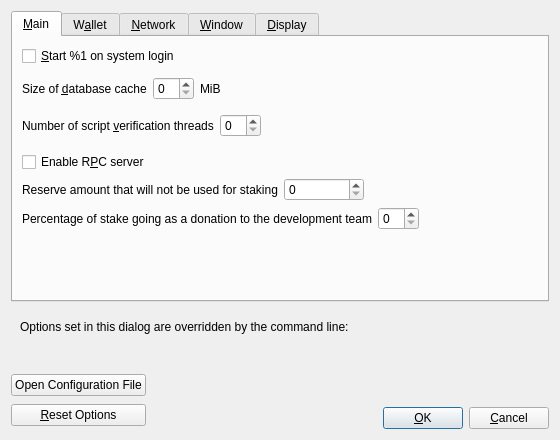
<?xml version="1.0" encoding="UTF-8"?>
<ui version="4.0">
 <class>OptionsDialog</class>
 <widget class="QDialog" name="OptionsDialog">
  <property name="geometry">
   <rect>
    <x>0</x>
    <y>0</y>
    <width>560</width>
    <height>440</height>
   </rect>
  </property>
  <property name="windowTitle">
   <string>Options</string>
  </property>
  <property name="modal">
   <bool>true</bool>
  </property>
  <layout class="QVBoxLayout" name="verticalLayout">
   <item>
    <widget class="QTabWidget" name="tabWidget">
     <property name="currentIndex">
      <number>0</number>
     </property>
     <widget class="QWidget" name="tabMain">
      <attribute name="title">
       <string>&amp;Main</string>
      </attribute>
      <layout class="QVBoxLayout" name="verticalLayout_Main">
       <item>
        <widget class="QCheckBox" name="bitcoinAtStartup">
         <property name="toolTip">
          <string>Automatically start %1 after logging in to the system.</string>
         </property>
         <property name="text">
          <string>&amp;Start %1 on system login</string>
         </property>
        </widget>
       </item>
       <item>
        <spacer name="horizontalSpacer_0_Main">
         <property name="orientation">
          <enum>Qt::Horizontal</enum>
         </property>
         <property name="sizeHint" stdset="0">
          <size>
           <width>40</width>
           <height>5</height>
          </size>
         </property>
        </spacer>
       </item>
       <item>
        <layout class="QHBoxLayout" name="horizontalLayout_2_Main">
         <item>
          <widget class="QLabel" name="databaseCacheLabel">
           <property name="toolTip">
            <string extracomment="Tooltip text for Options window setting that sets the size of the database cache. Explains the corresponding effects of increasing/decreasing this value.">Maximum database cache size. A larger cache can contribute to faster sync, after which the benefit is less pronounced for most use cases. Lowering the cache size will reduce memory usage. Unused mempool memory is shared for this cache.</string>
           </property>
           <property name="text">
            <string>Size of &amp;database cache</string>
           </property>
           <property name="textFormat">
            <enum>Qt::PlainText</enum>
           </property>
           <property name="buddy">
            <cstring>databaseCache</cstring>
           </property>
          </widget>
         </item>
         <item>
          <widget class="QSpinBox" name="databaseCache"/>
         </item>
         <item>
          <widget class="QLabel" name="databaseCacheUnitLabel">
           <property name="text">
            <string>MiB</string>
           </property>
           <property name="textFormat">
            <enum>Qt::PlainText</enum>
           </property>
          </widget>
         </item>
         <item>
          <spacer name="horizontalSpacer_2_Main">
           <property name="orientation">
            <enum>Qt::Horizontal</enum>
           </property>
           <property name="sizeHint" stdset="0">
            <size>
             <width>40</width>
             <height>20</height>
            </size>
           </property>
          </spacer>
         </item>
        </layout>
       </item>
       <item>
        <layout class="QHBoxLayout" name="horizontalLayout_Main_VerifyLabel">
         <item>
          <widget class="QLabel" name="threadsScriptVerifLabel">
           <property name="toolTip">
            <string extracomment="Tooltip text for Options window setting that sets the number of script verification threads. Explains that negative values mean to leave these many cores free to the system.">Set the number of script verification threads. Negative values correspond to the number of cores you want to leave free to the system.</string>
           </property>
           <property name="text">
            <string>Number of script &amp;verification threads</string>
           </property>
           <property name="textFormat">
            <enum>Qt::PlainText</enum>
           </property>
           <property name="buddy">
            <cstring>threadsScriptVerif</cstring>
           </property>
          </widget>
         </item>
         <item>
          <widget class="QSpinBox" name="threadsScriptVerif">
           <property name="toolTip">
            <string>(0 = auto, &lt;0 = leave that many cores free)</string>
           </property>
          </widget>
         </item>
         <item>
          <spacer name="horizontalSpacer_Main_Threads">
           <property name="orientation">
            <enum>Qt::Horizontal</enum>
           </property>
           <property name="sizeHint" stdset="0">
            <size>
             <width>40</width>
             <height>40</height>
            </size>
           </property>
          </spacer>
         </item>
        </layout>
       </item>
       <item>
       <widget class="QCheckBox" name="enableServer">
         <property name="toolTip">
          <string extracomment="Tooltip text for Options window setting that enables the RPC server.">This allows you or a third party tool to communicate with the node through command-line and JSON-RPC commands.</string>
         </property>
         <property name="text">
          <string extracomment="An Options window setting to enable the RPC server.">Enable R&amp;PC server</string>
         </property>
        </widget>
       </item>
       <item>
        <layout class="QHBoxLayout" name="horizontalLayout_Main_ReserveBalanceLabel">
         <item>
          <widget class="QLabel" name="reserveBalanceLabel">
           <property name="text">
            <string>Reserve amount that will not be used for staking</string>
           </property>
           <property name="textFormat">
            <enum>Qt::PlainText</enum>
           </property>
           <property name="buddy">
            <cstring>reserveBalance</cstring>
           </property>
          </widget>
         </item>
         <item>
          <widget class="BitcoinAmountField" name="reserveBalance">
           <property name="sizePolicy">
             <sizepolicy hsizetype="Fixed" vsizetype="Fixed">
             <horstretch>0</horstretch>
             <verstretch>0</verstretch>
             </sizepolicy>
           </property>
           <property name="minimumSize">
             <size>
             <width>80</width>
             <height>0</height>
             </size>
           </property>
           <property name="maximumSize">
             <size>
             <width>1000</width>
             <height>100</height>
             </size>
           </property>
           <property name="toolTip">
            <string>Reserve amount that will not be used for staking</string>
           </property>
          </widget>
         </item>
         <item>
          <spacer name="horizontalSpacer_Main_ReserveBalance">
           <property name="orientation">
            <enum>Qt::Horizontal</enum>
           </property>
           <property name="sizeHint" stdset="0">
            <size>
             <width>40</width>
             <height>20</height>
            </size>
           </property>
          </spacer>
         </item>
        </layout>
       </item>
       <item>
        <layout class="QHBoxLayout" name="horizontalLayout_Main_DonationsLabel">
         <item>
          <widget class="QLabel" name="donationPercentageLabel">
           <property name="text">
            <string>Percentage of stake going as a donation to the development team</string>
           </property>
           <property name="textFormat">
            <enum>Qt::PlainText</enum>
           </property>
           <property name="buddy">
            <cstring>donationPercentage</cstring>
           </property>
          </widget>
         </item>
         <item>
          <widget class="QSpinBox" name="donationPercentage">
           <property name="toolTip">
            <string>(set preferrable value in %)</string>
           </property>
          </widget>
         </item>
         <item>
          <spacer name="horizontalSpacer_Main_Donations">
           <property name="orientation">
            <enum>Qt::Horizontal</enum>
           </property>
           <property name="sizeHint" stdset="0">
            <size>
             <width>40</width>
             <height>20</height>
            </size>
           </property>
          </spacer>
         </item>
        </layout>
       </item>
       <item>
        <spacer name="verticalSpacer_Main">
         <property name="orientation">
          <enum>Qt::Vertical</enum>
         </property>
         <property name="sizeHint" stdset="0">
          <size>
           <width>20</width>
           <height>40</height>
          </size>
         </property>
        </spacer>
       </item>
      </layout>
     </widget>
     <widget class="QWidget" name="tabWallet">
      <attribute name="title">
       <string>W&amp;allet</string>
      </attribute>
      <layout class="QVBoxLayout" name="verticalLayout_Wallet">
       <item>
        <widget class="QCheckBox" name="subFeeFromAmount">
         <property name="toolTip">
          <string extracomment="Tooltip text for Options window setting that sets subtracting the fee from a sending amount as default.">Whether to set subtract fee from amount as default or not.</string>
         </property>
         <property name="text">
          <string extracomment="An Options window setting to set subtracting the fee from a sending amount as default.">Subtract &amp;fee from amount by default</string>
         </property>
        </widget>
       </item>
       <item>
        <widget class="QGroupBox" name="groupBox">
         <property name="title">
          <string>Expert</string>
         </property>
         <layout class="QVBoxLayout" name="verticalLayout_2">
          <item>
           <widget class="QCheckBox" name="coinControlFeatures">
            <property name="toolTip">
             <string>Whether to show coin control features or not.</string>
            </property>
            <property name="text">
             <string>Enable coin &amp;control features</string>
            </property>
           </widget>
          </item>
          <item>
           <widget class="QCheckBox" name="spendZeroConfChange">
            <property name="toolTip">
             <string>If you disable the spending of unconfirmed change, the change from a transaction cannot be used until that transaction has at least one confirmation. This also affects how your balance is computed.</string>
            </property>
            <property name="text">
             <string>&amp;Spend unconfirmed change</string>
            </property>
           </widget>
          </item>
          <item>
           <widget class="QCheckBox" name="m_enable_psbt_controls">
            <property name="text">
             <string extracomment="An options window setting to enable PSBT controls.">Enable &amp;PSBT controls</string>
            </property>
            <property name="toolTip">
             <string extracomment="Tooltip text for options window setting that enables PSBT controls.">Whether to show PSBT controls.</string>
            </property>
           </widget>
          </item>
         </layout>
        </widget>
       </item>
       <item>
        <widget class="QGroupBox" name="groupBoxHww">
         <property name="title">
          <string>External Signer (e.g. hardware wallet)</string>
         </property>
         <layout class="QVBoxLayout" name="verticalLayoutHww">
          <item>
           <layout class="QHBoxLayout" name="horizontalLayoutHww">
            <item>
             <widget class="QLabel" name="externalSignerPathLabel">
              <property name="text">
               <string>&amp;External signer script path</string>
              </property>
              <property name="buddy">
               <cstring>externalSignerPath</cstring>
              </property>
             </widget>
            </item>
            <item>
             <widget class="QLineEdit" name="externalSignerPath">
              <property name="toolTip">
               <string>Full path to a %1 compatible script (e.g. C:\Downloads\hwi.exe or /Users/you/Downloads/hwi.py). Beware: malware can steal your coins!</string>
              </property>
             </widget>
            </item>
           </layout>
          </item>
         </layout>
        </widget>
       </item>
       <item>
        <spacer name="verticalSpacer_Wallet">
         <property name="orientation">
          <enum>Qt::Vertical</enum>
         </property>
         <property name="sizeHint" stdset="0">
          <size>
           <width>20</width>
           <height>40</height>
          </size>
         </property>
        </spacer>
       </item>
      </layout>
     </widget>
     <widget class="QWidget" name="tabNetwork">
      <attribute name="title">
       <string>&amp;Network</string>
      </attribute>
      <layout class="QVBoxLayout" name="verticalLayout_Network">
       <item>
        <widget class="QCheckBox" name="mapPortUpnp">
         <property name="toolTip">
          <string>Automatically open the Blackcoin client port on the router. This only works when your router supports UPnP and it is enabled.</string>
         </property>
         <property name="text">
          <string>Map port using &amp;UPnP</string>
         </property>
        </widget>
       </item>
       <item>
        <widget class="QCheckBox" name="mapPortNatpmp">
         <property name="toolTip">
          <string>Automatically open the Blackcoin client port on the router. This only works when your router supports NAT-PMP and it is enabled. The external port could be random.</string>
         </property>
         <property name="text">
          <string>Map port using NA&amp;T-PMP</string>
         </property>
        </widget>
       </item>
       <item>
        <widget class="QCheckBox" name="allowIncoming">
         <property name="toolTip">
          <string>Accept connections from outside.</string>
         </property>
         <property name="text">
          <string>Allow incomin&amp;g connections</string>
         </property>
        </widget>
       </item>
       <item>
        <widget class="QCheckBox" name="connectSocks">
         <property name="toolTip">
          <string>Connect to the Blackcoin network through a SOCKS5 proxy.</string>
         </property>
         <property name="text">
          <string>&amp;Connect through SOCKS5 proxy (default proxy):</string>
         </property>
        </widget>
       </item>
       <item>
        <layout class="QHBoxLayout" name="horizontalLayout_1_Network">
         <item>
          <widget class="QLabel" name="proxyIpLabel">
           <property name="text">
            <string>Proxy &amp;IP:</string>
           </property>
           <property name="textFormat">
            <enum>Qt::PlainText</enum>
           </property>
           <property name="buddy">
            <cstring>proxyIp</cstring>
           </property>
          </widget>
         </item>
         <item>
          <widget class="QValidatedLineEdit" name="proxyIp">
           <property name="minimumSize">
            <size>
             <width>140</width>
             <height>0</height>
            </size>
           </property>
           <property name="maximumSize">
            <size>
             <width>140</width>
             <height>16777215</height>
            </size>
           </property>
           <property name="toolTip">
            <string>IP address of the proxy (e.g. IPv4: 127.0.0.1 / IPv6: ::1)</string>
           </property>
          </widget>
         </item>
         <item>
          <widget class="QLabel" name="proxyPortLabel">
           <property name="text">
            <string>&amp;Port:</string>
           </property>
           <property name="textFormat">
            <enum>Qt::PlainText</enum>
           </property>
           <property name="buddy">
            <cstring>proxyPort</cstring>
           </property>
          </widget>
         </item>
         <item>
          <widget class="QLineEdit" name="proxyPort">
           <property name="minimumSize">
            <size>
             <width>55</width>
             <height>0</height>
            </size>
           </property>
           <property name="maximumSize">
            <size>
             <width>55</width>
             <height>16777215</height>
            </size>
           </property>
           <property name="toolTip">
            <string>Port of the proxy (e.g. 9050)</string>
           </property>
          </widget>
         </item>
         <item>
          <spacer name="horizontalSpacer_1_Network">
           <property name="orientation">
            <enum>Qt::Horizontal</enum>
           </property>
           <property name="sizeHint" stdset="0">
            <size>
             <width>40</width>
             <height>20</height>
            </size>
           </property>
          </spacer>
         </item>
        </layout>
       </item>
       <item>
        <layout class="QHBoxLayout" name="horizontalLayout_2_Network">
         <item>
          <widget class="QLabel" name="proxyActiveNets">
           <property name="text">
            <string>Used for reaching peers via:</string>
           </property>
           <property name="textFormat">
            <enum>Qt::PlainText</enum>
           </property>
          </widget>
         </item>
         <item>
          <widget class="QCheckBox" name="proxyReachIPv4">
           <property name="enabled">
            <bool>false</bool>
           </property>
           <property name="toolTip">
            <string>Shows if the supplied default SOCKS5 proxy is used to reach peers via this network type.</string>
           </property>
           <property name="text">
            <string/>
           </property>
          </widget>
         </item>
         <item>
          <widget class="QLabel" name="proxyReachIPv4Label">
           <property name="text">
            <string>IPv4</string>
           </property>
           <property name="textFormat">
            <enum>Qt::PlainText</enum>
           </property>
          </widget>
         </item>
         <item>
          <widget class="QCheckBox" name="proxyReachIPv6">
           <property name="enabled">
            <bool>false</bool>
           </property>
           <property name="toolTip">
            <string>Shows if the supplied default SOCKS5 proxy is used to reach peers via this network type.</string>
           </property>
           <property name="text">
            <string/>
           </property>
          </widget>
         </item>
         <item>
          <widget class="QLabel" name="proxyReachIPv6Label">
           <property name="text">
            <string>IPv6</string>
           </property>
           <property name="textFormat">
            <enum>Qt::PlainText</enum>
           </property>
          </widget>
         </item>
         <item>
          <widget class="QCheckBox" name="proxyReachTor">
           <property name="enabled">
            <bool>false</bool>
           </property>
           <property name="toolTip">
            <string>Shows if the supplied default SOCKS5 proxy is used to reach peers via this network type.</string>
           </property>
           <property name="text">
            <string/>
           </property>
          </widget>
         </item>
         <item>
          <widget class="QLabel" name="proxyReachTorLabel">
           <property name="text">
            <string>Tor</string>
           </property>
           <property name="textFormat">
            <enum>Qt::PlainText</enum>
           </property>
          </widget>
         </item>
         <item>
          <spacer name="horizontalSpacer_2_Network">
           <property name="orientation">
            <enum>Qt::Horizontal</enum>
           </property>
           <property name="sizeHint" stdset="0">
            <size>
             <width>40</width>
             <height>20</height>
            </size>
           </property>
          </spacer>
         </item>
        </layout>
       </item>
       <item>
        <widget class="QCheckBox" name="connectSocksTor">
         <property name="toolTip">
          <string>Connect to the Blackcoin network through a separate SOCKS5 proxy for Tor onion services.</string>
         </property>
         <property name="text">
          <string>Use separate SOCKS&amp;5 proxy to reach peers via Tor onion services:</string>
         </property>
        </widget>
       </item>
       <item>
        <layout class="QHBoxLayout" name="horizontalLayout_3_Network">
         <item>
          <widget class="QLabel" name="proxyIpTorLabel">
           <property name="text">
            <string>Proxy &amp;IP:</string>
           </property>
           <property name="textFormat">
            <enum>Qt::PlainText</enum>
           </property>
           <property name="buddy">
            <cstring>proxyIpTor</cstring>
           </property>
          </widget>
         </item>
         <item>
          <widget class="QValidatedLineEdit" name="proxyIpTor">
           <property name="minimumSize">
            <size>
             <width>140</width>
             <height>0</height>
            </size>
           </property>
           <property name="maximumSize">
            <size>
             <width>140</width>
             <height>16777215</height>
            </size>
           </property>
           <property name="toolTip">
            <string>IP address of the proxy (e.g. IPv4: 127.0.0.1 / IPv6: ::1)</string>
           </property>
          </widget>
         </item>
         <item>
          <widget class="QLabel" name="proxyPortTorLabel">
           <property name="text">
            <string>&amp;Port:</string>
           </property>
           <property name="textFormat">
            <enum>Qt::PlainText</enum>
           </property>
           <property name="buddy">
            <cstring>proxyPortTor</cstring>
           </property>
          </widget>
         </item>
         <item>
          <widget class="QLineEdit" name="proxyPortTor">
           <property name="minimumSize">
            <size>
             <width>55</width>
             <height>0</height>
            </size>
           </property>
           <property name="maximumSize">
            <size>
             <width>55</width>
             <height>16777215</height>
            </size>
           </property>
           <property name="toolTip">
            <string>Port of the proxy (e.g. 9050)</string>
           </property>
          </widget>
         </item>
         <item>
          <spacer name="horizontalSpacer_4_Network">
           <property name="orientation">
            <enum>Qt::Horizontal</enum>
           </property>
           <property name="sizeHint" stdset="0">
            <size>
             <width>40</width>
             <height>20</height>
            </size>
           </property>
          </spacer>
         </item>
        </layout>
       </item>
       <item>
        <spacer name="verticalSpacer_Network">
         <property name="orientation">
          <enum>Qt::Vertical</enum>
         </property>
         <property name="sizeHint" stdset="0">
          <size>
           <width>20</width>
           <height>40</height>
          </size>
         </property>
        </spacer>
       </item>
      </layout>
     </widget>
     <widget class="QWidget" name="tabWindow">
      <attribute name="title">
       <string>&amp;Window</string>
      </attribute>
      <layout class="QVBoxLayout" name="verticalLayout_Window">
       <item>
        <widget class="QCheckBox" name="showTrayIcon">
         <property name="toolTip">
          <string>Show the icon in the system tray.</string>
         </property>
         <property name="text">
          <string>&amp;Show tray icon</string>
         </property>
         <property name="checked">
          <bool>true</bool>
         </property>
        </widget>
       </item>
       <item>
        <widget class="QCheckBox" name="minimizeToTray">
         <property name="toolTip">
          <string>Show only a tray icon after minimizing the window.</string>
         </property>
         <property name="text">
          <string>&amp;Minimize to the tray instead of the taskbar</string>
         </property>
        </widget>
       </item>
       <item>
        <widget class="QCheckBox" name="minimizeOnClose">
         <property name="toolTip">
          <string>Minimize instead of exit the application when the window is closed. When this option is enabled, the application will be closed only after selecting Exit in the menu.</string>
         </property>
         <property name="text">
          <string>M&amp;inimize on close</string>
         </property>
        </widget>
       </item>
       <item>
        <spacer name="verticalSpacer_Window">
         <property name="orientation">
          <enum>Qt::Vertical</enum>
         </property>
         <property name="sizeHint" stdset="0">
          <size>
           <width>20</width>
           <height>40</height>
          </size>
         </property>
        </spacer>
       </item>
      </layout>
     </widget>
     <widget class="QWidget" name="tabDisplay">
      <attribute name="title">
       <string>&amp;Display</string>
      </attribute>
      <layout class="QVBoxLayout" name="verticalLayout_Display">
       <item>
        <layout class="QHBoxLayout" name="horizontalLayout_1_Display">
         <item>
          <widget class="QLabel" name="langLabel">
           <property name="text">
            <string>User Interface &amp;language:</string>
           </property>
           <property name="textFormat">
            <enum>Qt::PlainText</enum>
           </property>
           <property name="buddy">
            <cstring>lang</cstring>
           </property>
          </widget>
         </item>
         <item>
          <widget class="QValueComboBox" name="lang">
           <property name="toolTip">
            <string>The user interface language can be set here. This setting will take effect after restarting %1.</string>
           </property>
          </widget>
         </item>
        </layout>
       </item>
       <item>
        <layout class="QHBoxLayout" name="horizontalLayout_2_Display">
         <item>
          <widget class="QLabel" name="unitLabel">
           <property name="text">
            <string>&amp;Unit to show amounts in:</string>
           </property>
           <property name="textFormat">
            <enum>Qt::PlainText</enum>
           </property>
           <property name="buddy">
            <cstring>unit</cstring>
           </property>
          </widget>
         </item>
         <item>
          <widget class="QValueComboBox" name="unit">
           <property name="toolTip">
            <string>Choose the default subdivision unit to show in the interface and when sending coins.</string>
           </property>
          </widget>
         </item>
        </layout>
       </item>
       <item>
        <layout class="QHBoxLayout" name="horizontalLayout_3_Display">
         <item>
          <widget class="QLabel" name="thirdPartyTxUrlsLabel">
           <property name="toolTip">
            <string>Third-party URLs (e.g. a block explorer) that appear in the transactions tab as context menu items. %s in the URL is replaced by transaction hash. Multiple URLs are separated by vertical bar |.</string>
           </property>
           <property name="text">
            <string>&amp;Third-party transaction URLs</string>
           </property>
           <property name="buddy">
            <cstring>thirdPartyTxUrls</cstring>
           </property>
          </widget>
         </item>
         <item>
          <widget class="QLineEdit" name="thirdPartyTxUrls">
           <property name="toolTip">
            <string>Third-party URLs (e.g. a block explorer) that appear in the transactions tab as context menu items. %s in the URL is replaced by transaction hash. Multiple URLs are separated by vertical bar |.</string>
           </property>
           <property name="placeholderText">
            <string notr="true">https://example.com/tx/%s</string>
           </property>
          </widget>
         </item>
        </layout>
       </item>
       <item>
        <widget class="QGroupBox" name="font_groupBox">
         <property name="title">
          <string>Monospaced font in the Overview tab:</string>
         </property>
         <layout class="QVBoxLayout" name="font_verticalLayout">
          <item>
           <layout class="QHBoxLayout" name="embeddedFont_horizontalLayout">
            <item>
             <widget class="QRadioButton" name="embeddedFont_radioButton">
              <property name="text">
               <string>embedded &quot;%1&quot;</string>
              </property>
             </widget>
            </item>
            <item>
             <spacer name="embeddedFont_horizontalSpacer">
              <property name="orientation">
               <enum>Qt::Horizontal</enum>
              </property>
              <property name="sizeHint" stdset="0">
               <size>
                <width>40</width>
                <height>20</height>
               </size>
              </property>
             </spacer>
            </item>
            <item>
             <layout class="QVBoxLayout" name="embeddedFont_verticalLayout">
              <item>
               <widget class="QLabel" name="embeddedFont_label_1">
                <property name="text">
                 <string notr="true">111.11111111 BLK</string>
                </property>
               </widget>
              </item>
              <item>
               <widget class="QLabel" name="embeddedFont_label_9">
                <property name="text">
                 <string notr="true">909.09090909 BLK</string>
                </property>
               </widget>
              </item>
             </layout>
            </item>
           </layout>
          </item>
          <item>
           <widget class="Line" name="font_line">
            <property name="orientation">
             <enum>Qt::Horizontal</enum>
            </property>
           </widget>
          </item>
          <item>
           <layout class="QHBoxLayout" name="systemFont_horizontalLayout">
            <item>
             <widget class="QRadioButton" name="systemFont_radioButton">
              <property name="text">
               <string>closest matching &quot;%1&quot;</string>
              </property>
             </widget>
            </item>
            <item>
             <spacer name="systemFont_horizontalSpacer">
              <property name="orientation">
               <enum>Qt::Horizontal</enum>
              </property>
              <property name="sizeHint" stdset="0">
               <size>
                <width>40</width>
                <height>20</height>
               </size>
              </property>
             </spacer>
            </item>
            <item>
             <layout class="QVBoxLayout" name="systemFont_verticalLayout">
              <item>
               <widget class="QLabel" name="systemFont_label_1">
                <property name="text">
                 <string notr="true">111.11111111 BLK</string>
                </property>
               </widget>
              </item>
              <item>
               <widget class="QLabel" name="systemFont_label_9">
                <property name="text">
                 <string notr="true">909.09090909 BLK</string>
                </property>
               </widget>
              </item>
             </layout>
            </item>
           </layout>
          </item>
         </layout>
        </widget>
       </item>
       <item>
        <spacer name="verticalSpacer_Display">
         <property name="orientation">
          <enum>Qt::Vertical</enum>
         </property>
         <property name="sizeHint" stdset="0">
          <size>
           <width>20</width>
           <height>40</height>
          </size>
         </property>
        </spacer>
       </item>
      </layout>
     </widget>
    </widget>
   </item>
   <item>
    <widget class="QFrame" name="frame">
     <layout class="QVBoxLayout" name="verticalLayout_Bottom">
      <item>
       <layout class="QHBoxLayout" name="horizontalLayout_Bottom">
        <item>
         <widget class="QLabel" name="overriddenByCommandLineInfoLabel">
          <property name="text">
           <string>Options set in this dialog are overridden by the command line:</string>
          </property>
          <property name="textFormat">
           <enum>Qt::PlainText</enum>
          </property>
         </widget>
        </item>
        <item>
         <spacer name="horizontalSpacer_Bottom">
          <property name="orientation">
           <enum>Qt::Horizontal</enum>
          </property>
          <property name="sizeHint" stdset="0">
           <size>
            <width>40</width>
            <height>20</height>
           </size>
          </property>
         </spacer>
        </item>
       </layout>
      </item>
      <item>
       <widget class="QLabel" name="overriddenByCommandLineLabel">
        <property name="text">
         <string/>
        </property>
        <property name="textFormat">
         <enum>Qt::PlainText</enum>
        </property>
        <property name="wordWrap">
         <bool>true</bool>
        </property>
       </widget>
      </item>
     </layout>
    </widget>
   </item>
   <item>
    <layout class="QHBoxLayout" name="horizontalLayout_Buttons">
     <item>
      <layout class="QVBoxLayout" name="verticalLayout_Buttons">
       <item>
        <widget class="QPushButton" name="openBitcoinConfButton">
         <property name="toolTip">
          <string>Open the %1 configuration file from the working directory.</string>
         </property>
         <property name="text">
          <string>Open Configuration File</string>
         </property>
         <property name="autoDefault">
          <bool>false</bool>
         </property>
        </widget>
       </item>
       <item>
        <widget class="QPushButton" name="resetButton">
         <property name="toolTip">
          <string>Reset all client options to default.</string>
         </property>
         <property name="text">
          <string>&amp;Reset Options</string>
         </property>
         <property name="autoDefault">
          <bool>false</bool>
         </property>
        </widget>
       </item>
      </layout>
     </item>
     <item>
      <spacer name="horizontalSpacer_1">
       <property name="orientation">
        <enum>Qt::Horizontal</enum>
       </property>
       <property name="sizeHint" stdset="0">
        <size>
         <width>40</width>
         <height>48</height>
        </size>
       </property>
      </spacer>
     </item>
     <item>
      <widget class="QLabel" name="statusLabel">
       <property name="minimumSize">
        <size>
         <width>200</width>
         <height>0</height>
        </size>
       </property>
       <property name="font">
        <font>
         <weight>75</weight>
         <bold>true</bold>
        </font>
       </property>
       <property name="text">
        <string/>
       </property>
       <property name="textFormat">
        <enum>Qt::PlainText</enum>
       </property>
       <property name="wordWrap">
        <bool>true</bool>
       </property>
      </widget>
     </item>
     <item>
      <spacer name="horizontalSpacer_2">
       <property name="orientation">
        <enum>Qt::Horizontal</enum>
       </property>
       <property name="sizeHint" stdset="0">
        <size>
         <width>40</width>
         <height>48</height>
        </size>
       </property>
      </spacer>
     </item>
     <item>
      <layout class="QVBoxLayout" name="verticalLayout_4">
       <item>
        <spacer name="verticalSpacer">
         <property name="orientation">
          <enum>Qt::Vertical</enum>
         </property>
         <property name="sizeHint" stdset="0">
          <size>
           <width>20</width>
           <height>40</height>
          </size>
         </property>
        </spacer>
       </item>
       <item>
        <layout class="QHBoxLayout" name="horizontalLayout">
         <item>
          <widget class="QPushButton" name="okButton">
           <property name="text">
            <string>&amp;OK</string>
           </property>
           <property name="autoDefault">
            <bool>false</bool>
           </property>
           <property name="default">
            <bool>true</bool>
           </property>
          </widget>
         </item>
         <item>
          <widget class="QPushButton" name="cancelButton">
           <property name="text">
            <string>&amp;Cancel</string>
           </property>
           <property name="autoDefault">
            <bool>false</bool>
           </property>
          </widget>
         </item>
        </layout>
       </item>
      </layout>
     </item>
    </layout>
   </item>
  </layout>
 </widget>
 <customwidgets>
  <customwidget>
   <class>QValidatedLineEdit</class>
   <extends>QLineEdit</extends>
   <header>qt/qvalidatedlineedit.h</header>
  </customwidget>
  <customwidget>
   <class>QValueComboBox</class>
   <extends>QComboBox</extends>
   <header>qt/qvaluecombobox.h</header>
  </customwidget>
  <customwidget>
   <class>BitcoinAmountField</class>
   <extends>QSpinBox</extends>
   <header>qt/bitcoinamountfield.h</header>
  </customwidget>
 </customwidgets>
 <resources/>
 <connections/>
</ui>
